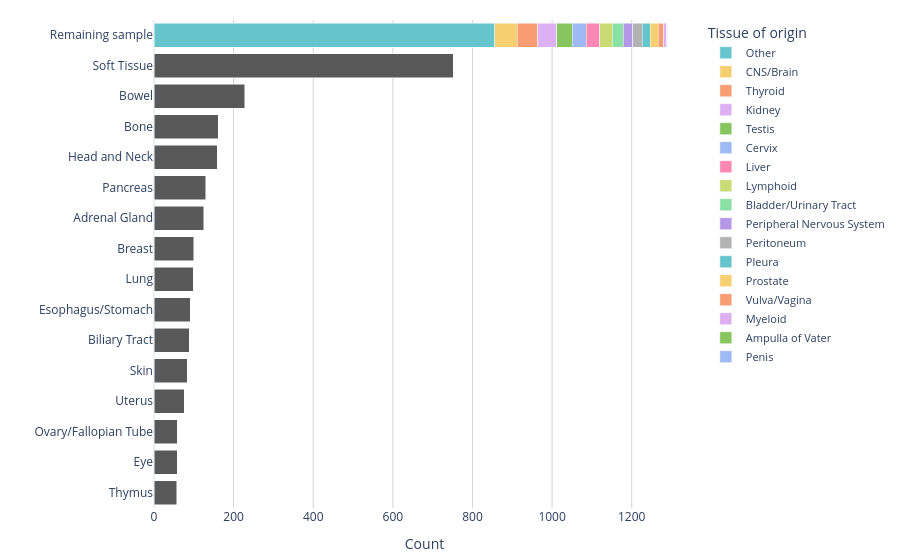

Notebook cell for this chart:
### Code cell
lineage_counts = cohort_lineage_df['Lineage'].value_counts().reset_index()
lineage_counts.columns = ['Lineage', 'Count']

TOP_N = 15

valid_lineages = lineage_counts[lineage_counts['Lineage'] != 'Other']
top_lineages = valid_lineages.nlargest(TOP_N, 'Count')['Lineage'].tolist()

major_df = lineage_counts[lineage_counts['Lineage'].isin(top_lineages)].copy()
minor_df = lineage_counts[~lineage_counts['Lineage'].isin(top_lineages)].copy()

major_df = major_df.sort_values('Count', ascending=True)

fig = go.Figure()

fig.add_trace(go.Bar(
    x=major_df['Count'],
    y=major_df['Lineage'],
    orientation='h',
    marker=dict(color='#595959'), 
    showlegend=False,
    name='Major Lineages'
))

minor_df = minor_df.sort_values('Count', ascending=False)
color_palette = px.colors.qualitative.Pastel

for i, (index, row) in enumerate(minor_df.iterrows()):
    fig.add_trace(go.Bar(
        x=[row['Count']],
        y=['Remaining sample'],
        orientation='h',
        name=row['Lineage'],
        marker=dict(color=color_palette[i % len(color_palette)])
    ))

y_axis_order = major_df['Lineage'].tolist() + ['Remaining sample']

fig.update_layout(
    barmode='stack',
    template='plotly_white', 
    yaxis=dict(
        categoryorder='array',
        categoryarray=y_axis_order,
        title='',
        tickfont=dict(size=12)
    ),
    xaxis=dict(
        title='Count',
        tickfont=dict(size=12),
        showgrid=True,
        gridcolor='lightgrey'
    ),
    legend=dict(
        title='Tissue of origin',
        title_font=dict(size=14),
        font=dict(size=11),
        traceorder='normal'
    ),
    margin=dict(l=10, r=10, t=20, b=20)
)

fig.show()

### Figure 1 — Plotly figure (JSON) as saved in the notebook; plotly's stock layout.template omitted (floating-point values rounded to 4 significant figures)
{"data": [{"marker": {"color": "#595959"}, "name": "Major Lineages", "orientation": "h", "showlegend": false, "type": "bar", "x": [57, 59, 59, 76, 84, 89, 91, 98, 100, 125, 130, 159, 161, 228, 752], "y": ["Thymus", "Eye", "Ovary/Fallopian Tube", "Uterus", "Skin", "Biliary Tract", "Esophagus/Stomach", "Lung", "Breast", "Adrenal Gland", "Pancreas", "Head and Neck", "Bone", "Bowel", "Soft Tissue"]}, {"marker": {"color": "rgb(102, 197, 204)"}, "name": "Other", "orientation": "h", "type": "bar", "x": [856], "y": ["Remaining sample"]}, {"marker": {"color": "rgb(246, 207, 113)"}, "name": "CNS/Brain", "orientation": "h", "type": "bar", "x": [56], "y": ["Remaining sample"]}, {"marker": {"color": "rgb(248, 156, 116)"}, "name": "Thyroid", "orientation": "h", "type": "bar", "x": [52], "y": ["Remaining sample"]}, {"marker": {"color": "rgb(220, 176, 242)"}, "name": "Kidney", "orientation": "h", "type": "bar", "x": [48], "y": ["Remaining sample"]}, {"marker": {"color": "rgb(135, 197, 95)"}, "name": "Testis", "orientation": "h", "type": "bar", "x": [38], "y": ["Remaining sample"]}, {"marker": {"color": "rgb(158, 185, 243)"}, "name": "Cervix", "orientation": "h", "type": "bar", "x": [36], "y": ["Remaining sample"]}, {"marker": {"color": "rgb(254, 136, 177)"}, "name": "Liver", "orientation": "h", "type": "bar", "x": [34], "y": ["Remaining sample"]}, {"marker": {"color": "rgb(201, 219, 116)"}, "name": "Lymphoid", "orientation": "h", "type": "bar", "x": [31], "y": ["Remaining sample"]}, {"marker": {"color": "rgb(139, 224, 164)"}, "name": "Bladder/Urinary Tract", "orientation": "h", "type": "bar", "x": [28], "y": ["Remaining sample"]}, {"marker": {"color": "rgb(180, 151, 231)"}, "name": "Peripheral Nervous System", "orientation": "h", "type": "bar", "x": [24], "y": ["Remaining sample"]}, {"marker": {"color": "rgb(179, 179, 179)"}, "name": "Peritoneum", "orientation": "h", "type": "bar", "x": [23], "y": ["Remaining sample"]}, {"marker": {"color": "rgb(102, 197, 204)"}, "name": "Pleura", "orientation": "h", "type": "bar", "x": [21], "y": ["Remaining sample"]}, {"marker": {"color": "rgb(246, 207, 113)"}, "name": "Prostate", "orientation": "h", "type": "bar", "x": [19], "y": ["Remaining sample"]}, {"marker": {"color": "rgb(248, 156, 116)"}, "name": "Vulva/Vagina", "orientation": "h", "type": "bar", "x": [14], "y": ["Remaining sample"]}, {"marker": {"color": "rgb(220, 176, 242)"}, "name": "Myeloid", "orientation": "h", "type": "bar", "x": [8], "y": ["Remaining sample"]}, {"marker": {"color": "rgb(135, 197, 95)"}, "name": "Ampulla of Vater", "orientation": "h", "type": "bar", "x": [2], "y": ["Remaining sample"]}, {"marker": {"color": "rgb(158, 185, 243)"}, "name": "Penis", "orientation": "h", "type": "bar", "x": [1], "y": ["Remaining sample"]}], "layout": {"barmode": "stack", "legend": {"font": {"size": 11}, "title": {"font": {"size": 14}, "text": "Tissue of origin"}, "traceorder": "normal"}, "margin": {"b": 20, "l": 10, "r": 10, "t": 20}, "xaxis": {"gridcolor": "lightgrey", "showgrid": true, "tickfont": {"size": 12}, "title": {"text": "Count"}}, "yaxis": {"categoryarray": ["Thymus", "Eye", "Ovary/Fallopian Tube", "Uterus", "Skin", "Biliary Tract", "Esophagus/Stomach", "Lung", "Breast", "Adrenal Gland", "Pancreas", "Head and Neck", "Bone", "Bowel", "Soft Tissue", "Remaining sample"], "categoryorder": "array", "tickfont": {"size": 12}, "title": {"text": ""}}}}
